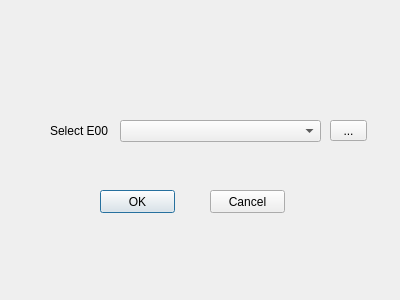
<?xml version="1.0" encoding="UTF-8"?>
<ui version="4.0">
 <class>ReadDialog</class>
 <widget class="QDialog" name="ReadDialog">
  <property name="geometry">
   <rect>
    <x>0</x>
    <y>0</y>
    <width>400</width>
    <height>300</height>
   </rect>
  </property>
  <property name="windowTitle">
   <string>Dialog</string>
  </property>
  <widget class="QLabel" name="label">
   <property name="geometry">
    <rect>
     <x>50</x>
     <y>120</y>
     <width>61</width>
     <height>21</height>
    </rect>
   </property>
   <property name="text">
    <string>Select E00</string>
   </property>
  </widget>
  <widget class="QComboBox" name="CurrentFile">
   <property name="geometry">
    <rect>
     <x>120</x>
     <y>120</y>
     <width>201</width>
     <height>22</height>
    </rect>
   </property>
  </widget>
  <widget class="QToolButton" name="SelectFileButton">
   <property name="geometry">
    <rect>
     <x>330</x>
     <y>120</y>
     <width>37</width>
     <height>21</height>
    </rect>
   </property>
   <property name="text">
    <string>...</string>
   </property>
  </widget>
  <widget class="QPushButton" name="OkButton">
   <property name="geometry">
    <rect>
     <x>100</x>
     <y>190</y>
     <width>75</width>
     <height>23</height>
    </rect>
   </property>
   <property name="text">
    <string>OK</string>
   </property>
  </widget>
  <widget class="QPushButton" name="CancelButton">
   <property name="geometry">
    <rect>
     <x>210</x>
     <y>190</y>
     <width>75</width>
     <height>23</height>
    </rect>
   </property>
   <property name="text">
    <string>Cancel</string>
   </property>
  </widget>
 </widget>
 <resources/>
 <connections/>
</ui>
